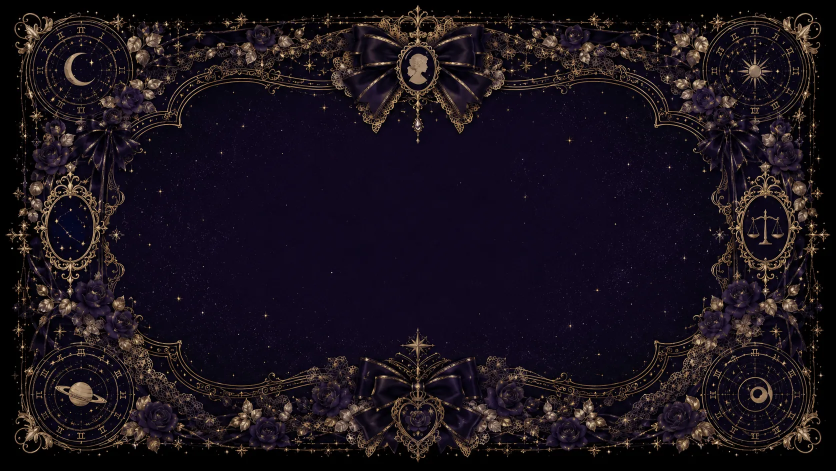
#> input picture archive/bg_desktop.webp, 1672 x 941 px, found by its file name (shown at 1/2 size)
$ python inspect_clean_bg.py
#> lines starting #> are read from the running program, lines starting #| are printed output that depends on the picture; long printed decimals are rounded
import cv2
import numpy as np

img_orig = cv2.imread("bg_desktop.webp")
#> img_orig is the input picture: shape (941, 1672, 3); mean B, G, R 26.9, 18.4, 26.1
img_clean = cv2.imread("bg_desktop_clean.webp")
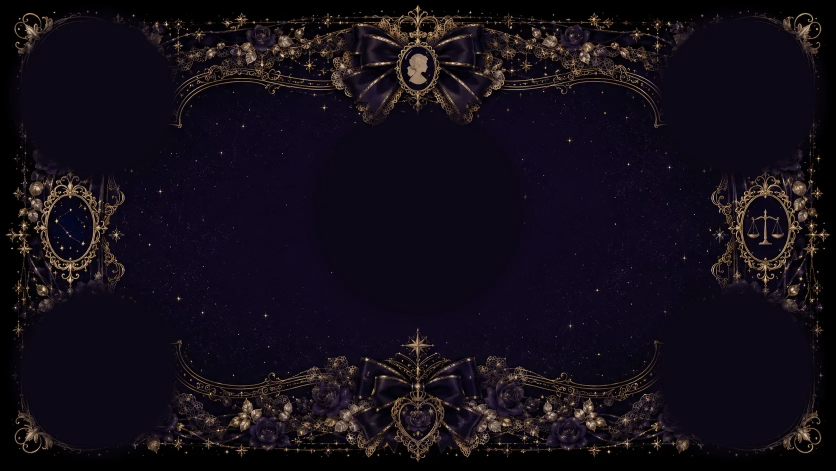
#> input picture archive/bg_desktop_clean.webp, 1672 x 941 px, found by its file name (shown at 1/2 size)
#> img_clean is the input picture: shape (941, 1672, 3); mean B, G, R 23.7, 13.9, 20

if img_orig is not None and img_clean is not None:
    print("bg_desktop size:", img_orig.shape)
#| bg_desktop size: (941, 1672, 3)
    print("bg_desktop_clean size:", img_clean.shape)
#| bg_desktop_clean size: (941, 1672, 3)
    # Check the top-left area
    diff = cv2.absdiff(img_orig[0:400, 0:400], img_clean[0:400, 0:400])
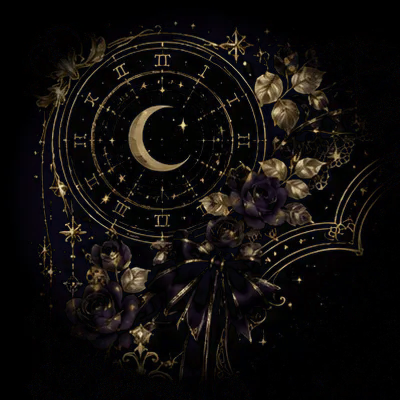
#> diff: shape (400, 400, 3); mean B, G, R 11.9, 13.4, 16
    mean_diff = np.mean(diff)
#> mean_diff = 13.78
    print("Top-left area difference mean:", mean_diff)
#| Top-left area difference mean: 13.775
else:
    print("Failed to load background images")
